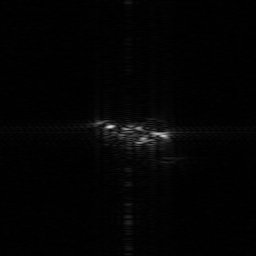
#> input picture images_ISAR/A10_104.bmp, 256 x 256 px; its folder holds only this picture in this run
$ jupyter execute --allow-errors BE_Note_Rayane.ipynb
#> lines starting #> are read from the running program, lines starting #| are printed output that depends on the picture
# <center>UE 4.1 - Machine Learning </center>

UE 4.1 Machine Learning
Noms et prénoms : GETA Rayane, AZOU Raphael

[cell 1]
import numpy as np
import sklearn as sk
import os
import cv2
from matplotlib import pyplot as plt
import skimage
from skimage import data
from skimage.registration import phase_cross_correlation
from skimage.transform import warp_polar, rotate, rescale
from skimage.util import img_as_float
from sklearn.neighbors import KNeighborsClassifier
from PIL import Image
import random


path = "./images_ISAR"

---

## Partie I - Analyse de données ISAR

<div class="alert alert-info">
<h3 class="alert-heading"> Question 1 - Généralités sur la base de données</h3>

#### Lecture du fichier
Premièrement, on load le fichier zip contenant les images.

[cell 2]
images = []
for image in os.listdir(path):
    img = cv2.imread(os.path.join(path,image),cv2.IMREAD_GRAYSCALE)
#> img is the input picture: shape (256, 256); min 0, max 219, mean 3.4
    if img is not None:
        images.append(img)

print(len(images))
#| 1

##Afficage de 10 d'entre elles
#> (the rest of this cell did not finish here and is left out)

Il y a 810 images dans le dossier "images_ISAR".

#### Séparation des images par classes

[cell 3]
# Store the image file names in a list as long as they are bmps
nom_images = [f for f in os.listdir(path) if os.path.splitext(f)[-1] == '.bmp']
type_appareil=[]
for k in nom_images:
    type_appareil.append(k.split("_")[0])  #split the names before the _

#print(type_appareil)
values, counts = np.unique(type_appareil, return_counts=True)  #count the number of different elements in the list

print(values,counts)

#### Histogramme

[cell 4]
print("Number of samples", len(images))
#| Number of samples 1
print("Number of class", len(values))
hist_target = plt.hist(values, bins=10)
print("Number of sample per class", counts[0])
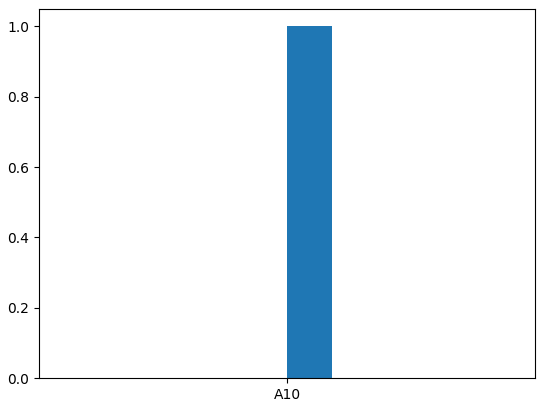
#> figure drawn by matplotlib, 1 panel; tallest bar 1 high, from x = 0 to 0.1

#### Dimension de l'espace de données

[cell 5]
# a completer
dim = images[0].shape[0]*images[0].shape[1]
#> dim = 65536
print(f"Dimension de l'image : {dim:d}")
#| Dimension de l'image : 65536

On constate que la dimension de l'espace de donnée est relativement élevée pour utiliser par exemple des classsifieurs K-NN
Il faut envisager une ou plusieurs techniques de réduction de l'espace de données.

#### Réduction de la dimension des données

##### Affichage des niveaux de gris d'une image aléatoire

[cell 6]
def crop(a):
    new=[]
    for i in range(len(a)):
        new.append(a[i][50:200,50:200])
#> this loop made 1 pass
#> after the loop, new = 1 item
    return new

cropped_images = crop(images)
#> cropped_images = 1 item
##Affichage après découpage
#> (the rest of this cell did not finish here and is left out)

Voici quelques images "croppées".

<div class="alert alert-info">
<h3 class="alert-heading"> Question 2 - Load BDD</h3>

Ici, on a une fonction qui à partir d'un dossier donné d'images (de format .bmp) renvoie la matrice des donneés et le vecteur des labels

[cell 7]
def load_bdd(path):
    for image in os.listdir(path):
        img = cv2.imread(os.path.join(path,image),cv2.IMREAD_GRAYSCALE)
        if img is not None:
            images.append(crop(img))

    #On charge la matrice des données
    n_samples = len(images)
    dim = images[0].shape[0]*images[0].shape[1]
    X = images.reshape(n_samples, dim)


    # Labels
    # Store the image file names in a list as long as they are bmps
    nom_images = [f for f in os.listdir(path) if os.path.splitext(f)[-1] == '.bmp']
    type_appareil=[]
    for k in nom_images:
        type_appareil.append(k.split("_")[0])  #split the names before the _

    #print(type_appareil)
    labels, counts = np.unique(type_appareil, return_counts=True)  #count the number of different elements in the list

    return X, labels

## Partie II - Extraction des caractéristiques discriminantes – Image polaire

<div class="alert alert-info">
<h3 class="alert-heading"> Question 1 - Fonction polaire()</h3>

[cell 8]
#Image aléatoire
rnd_index = random.randint(0, len(images) - 1)
#> rnd_index = 0

# Sélection de l'image correspondant à l'indice aléatoire
image_aleatoire = images[rnd_index]

# exemple de la fonction polaire
def polaire(image, Nr=50, Mtheta=50, Rmax=50):
#> called with Nr = 50, Mtheta = 50, Rmax = 50
    M, N = image.shape
#> M = 256; N = 256
    center_x, center_y = N//2, M//2
#> center_x = 128; center_y = 128
    polar_image = np.zeros((Nr, Mtheta))
    dtheta = 2*np.pi/(Mtheta-1)
    dr = Rmax/(Nr-1)
    for m in range(Nr):
        for n in range(Mtheta):
            theta = -np.pi + (n-1)*dtheta
            r = (m-1)*dr
            x = center_x + r*np.cos(theta)
            y = center_y + r*np.sin(theta)
            x, y = int(x), int(y)
            if x >= N or y >= M:
                continue
            polar_image[m,n] = image[x, y]
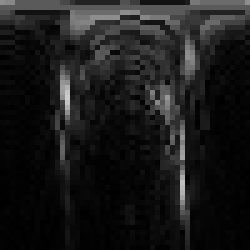
#> polar_image: shape (50, 50) float64 (shown 5 times larger); min 0, max 204, mean 25.7

    return polar_image

# A compléter
plt.imshow(polaire(image_aleatoire),vmax=16, cmap = 'gray', interpolation='nearest')
plt.xticks(())
plt.yticks(())
plt.title('Image polaire : %i' %i)
